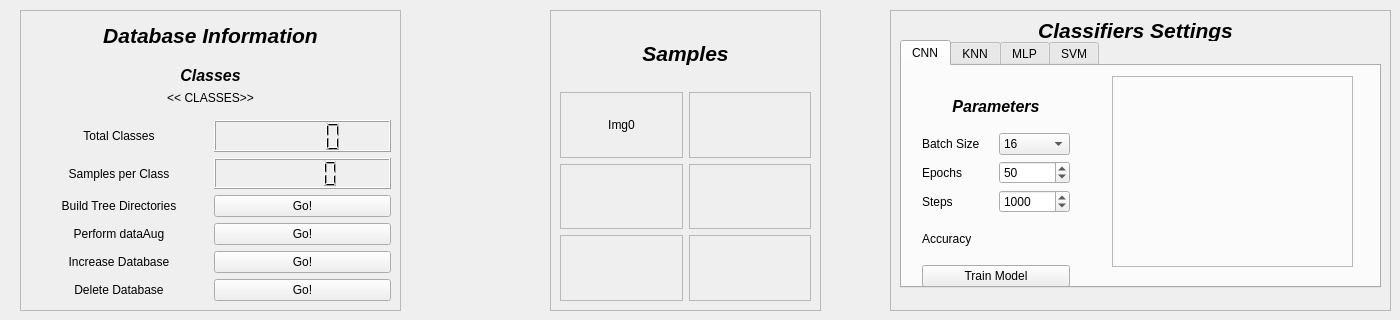
      <widget class="QWidget" name="tab_vision">
       <attribute name="title">
        <string>Vision</string>
       </attribute>
       <widget class="QFrame" name="frame_4">
        <property name="geometry">
         <rect>
          <x>20</x>
          <y>10</y>
          <width>381</width>
          <height>301</height>
         </rect>
        </property>
        <property name="frameShape">
         <enum>QFrame::StyledPanel</enum>
        </property>
        <property name="frameShadow">
         <enum>QFrame::Raised</enum>
        </property>
        <layout class="QGridLayout" name="gridLayout">
         <item row="3" column="1">
          <widget class="QLCDNumber" name="spc_cd"/>
         </item>
         <item row="5" column="0">
          <widget class="QLabel" name="label_16">
           <property name="text">
            <string>Perform dataAug</string>
           </property>
           <property name="alignment">
            <set>Qt::AlignCenter</set>
           </property>
          </widget>
         </item>
         <item row="3" column="0">
          <widget class="QLabel" name="label_19">
           <property name="text">
            <string>Samples per Class</string>
           </property>
           <property name="alignment">
            <set>Qt::AlignCenter</set>
           </property>
          </widget>
         </item>
         <item row="2" column="0">
          <widget class="QLabel" name="label_15">
           <property name="text">
            <string>Total Classes</string>
           </property>
           <property name="alignment">
            <set>Qt::AlignCenter</set>
           </property>
          </widget>
         </item>
         <item row="0" column="0" colspan="2">
          <widget class="QLabel" name="label_3">
           <property name="font">
            <font>
             <pointsize>16</pointsize>
             <weight>75</weight>
             <italic>true</italic>
             <bold>true</bold>
            </font>
           </property>
           <property name="text">
            <string>Database Information</string>
           </property>
           <property name="alignment">
            <set>Qt::AlignCenter</set>
           </property>
          </widget>
         </item>
         <item row="2" column="1">
          <widget class="QLCDNumber" name="total_classes">
           <property name="layoutDirection">
            <enum>Qt::RightToLeft</enum>
           </property>
          </widget>
         </item>
         <item row="9" column="1">
          <widget class="QPushButton" name="deleteDbButton">
           <property name="text">
            <string>Go!</string>
           </property>
          </widget>
         </item>
         <item row="5" column="1">
          <widget class="QPushButton" name="buildTreeButton">
           <property name="text">
            <string>Go!</string>
           </property>
          </widget>
         </item>
         <item row="4" column="0">
          <widget class="QLabel" name="label_14">
           <property name="text">
            <string>Build Tree Directories</string>
           </property>
           <property name="alignment">
            <set>Qt::AlignCenter</set>
           </property>
          </widget>
         </item>
         <item row="4" column="1">
          <widget class="QPushButton" name="augButton">
           <property name="text">
            <string>Go!</string>
           </property>
          </widget>
         </item>
         <item row="9" column="0">
          <widget class="QLabel" name="label_18">
           <property name="text">
            <string>Delete Database</string>
           </property>
           <property name="alignment">
            <set>Qt::AlignCenter</set>
           </property>
          </widget>
         </item>
         <item row="8" column="1">
          <widget class="QPushButton" name="increaseDbButton">
           <property name="text">
            <string>Go!</string>
           </property>
          </widget>
         </item>
         <item row="8" column="0">
          <widget class="QLabel" name="label_17">
           <property name="text">
            <string>Increase Database</string>
           </property>
           <property name="alignment">
            <set>Qt::AlignCenter</set>
           </property>
          </widget>
         </item>
         <item row="1" column="0" colspan="2">
          <widget class="QWidget" name="widget_2" native="true">
           <layout class="QFormLayout" name="formLayout">
            <item row="1" column="0" colspan="2">
             <widget class="QLabel" name="classes_label">
              <property name="text">
               <string>&lt;&lt; CLASSES&gt;&gt;</string>
              </property>
              <property name="alignment">
               <set>Qt::AlignCenter</set>
              </property>
             </widget>
            </item>
            <item row="0" column="0" colspan="2">
             <widget class="QLabel" name="label_13">
              <property name="font">
               <font>
                <pointsize>12</pointsize>
                <weight>75</weight>
                <italic>true</italic>
                <bold>true</bold>
               </font>
              </property>
              <property name="text">
               <string>Classes</string>
              </property>
              <property name="alignment">
               <set>Qt::AlignCenter</set>
              </property>
             </widget>
            </item>
           </layout>
          </widget>
         </item>
        </layout>
       </widget>
       <widget class="QFrame" name="frame_2">
        <property name="geometry">
         <rect>
          <x>890</x>
          <y>10</y>
          <width>501</width>
          <height>301</height>
         </rect>
        </property>
        <property name="frameShape">
         <enum>QFrame::StyledPanel</enum>
        </property>
        <property name="frameShadow">
         <enum>QFrame::Raised</enum>
        </property>
        <widget class="QTabWidget" name="tabWidget_classifiers">
         <property name="geometry">
          <rect>
           <x>10</x>
           <y>30</y>
           <width>481</width>
           <height>248</height>
          </rect>
         </property>
         <property name="currentIndex">
          <number>0</number>
         </property>
         <widget class="QWidget" name="tab">
          <attribute name="title">
           <string>CNN</string>
          </attribute>
          <widget class="QWidget" name="widget_3" native="true">
           <property name="geometry">
            <rect>
             <x>20</x>
             <y>20</y>
             <width>148</width>
             <height>201</height>
            </rect>
           </property>
           <property name="minimumSize">
            <size>
             <width>148</width>
             <height>201</height>
            </size>
           </property>
           <layout class="QGridLayout" name="gridLayout_4">
            <item row="0" column="0" colspan="2">
             <widget class="QLabel" name="label_24">
              <property name="font">
               <font>
                <pointsize>12</pointsize>
                <weight>75</weight>
                <italic>true</italic>
                <bold>true</bold>
               </font>
              </property>
              <property name="text">
               <string>Parameters</string>
              </property>
              <property name="alignment">
               <set>Qt::AlignCenter</set>
              </property>
             </widget>
            </item>
            <item row="1" column="0">
             <widget class="QLabel" name="label_21">
              <property name="text">
               <string>Batch Size</string>
              </property>
             </widget>
            </item>
            <item row="1" column="1">
             <widget class="QComboBox" name="comboBox_2">
              <property name="currentIndex">
               <number>4</number>
              </property>
              <item>
               <property name="text">
                <string>1</string>
               </property>
              </item>
              <item>
               <property name="text">
                <string>2</string>
               </property>
              </item>
              <item>
               <property name="text">
                <string>4</string>
               </property>
              </item>
              <item>
               <property name="text">
                <string>8</string>
               </property>
              </item>
              <item>
               <property name="text">
                <string>16</string>
               </property>
              </item>
              <item>
               <property name="text">
                <string>32</string>
               </property>
              </item>
              <item>
               <property name="text">
                <string>64</string>
               </property>
              </item>
             </widget>
            </item>
            <item row="2" column="0">
             <widget class="QLabel" name="label_22">
              <property name="text">
               <string>Epochs</string>
              </property>
             </widget>
            </item>
            <item row="2" column="1">
             <widget class="QSpinBox" name="epoch_Box">
              <property name="maximum">
               <number>1000</number>
              </property>
              <property name="value">
               <number>50</number>
              </property>
             </widget>
            </item>
            <item row="3" column="0">
             <widget class="QLabel" name="label_23">
              <property name="text">
               <string>Steps</string>
              </property>
             </widget>
            </item>
            <item row="3" column="1">
             <widget class="QSpinBox" name="steps_Box">
              <property name="minimum">
               <number>1</number>
              </property>
              <property name="maximum">
               <number>90000</number>
              </property>
              <property name="singleStep">
               <number>100</number>
              </property>
              <property name="value">
               <number>1000</number>
              </property>
             </widget>
            </item>
            <item row="4" column="0">
             <widget class="QLabel" name="label_25">
              <property name="text">
               <string>Accuracy</string>
              </property>
             </widget>
            </item>
            <item row="4" column="1">
             <widget class="QLabel" name="cnn_accuracy_label">
              <property name="text">
               <string/>
              </property>
             </widget>
            </item>
            <item row="5" column="0" colspan="2">
             <widget class="QPushButton" name="train_cnn_Button">
              <property name="text">
               <string>Train Model</string>
              </property>
             </widget>
            </item>
           </layout>
          </widget>
          <widget class="QFrame" name="frame_7">
           <property name="geometry">
            <rect>
             <x>210</x>
             <y>10</y>
             <width>241</width>
             <height>191</height>
            </rect>
           </property>
           <property name="frameShape">
            <enum>QFrame::StyledPanel</enum>
           </property>
           <property name="frameShadow">
            <enum>QFrame::Raised</enum>
           </property>
          </widget>
         </widget>
         <widget class="QWidget" name="tab_2">
          <attribute name="title">
           <string>KNN</string>
          </attribute>
         </widget>
         <widget class="QWidget" name="tab_3">
          <attribute name="title">
           <string>MLP</string>
          </attribute>
         </widget>
         <widget class="QWidget" name="tab_4">
          <attribute name="title">
           <string>SVM</string>
          </attribute>
         </widget>
        </widget>
        <widget class="QLabel" name="label_8">
         <property name="geometry">
          <rect>
           <x>10</x>
           <y>10</y>
           <width>471</width>
           <height>21</height>
          </rect>
         </property>
         <property name="font">
          <font>
           <pointsize>16</pointsize>
           <weight>75</weight>
           <italic>true</italic>
           <bold>true</bold>
          </font>
         </property>
         <property name="text">
          <string>Classifiers Settings</string>
         </property>
         <property name="alignment">
          <set>Qt::AlignCenter</set>
         </property>
        </widget>
       </widget>
       <widget class="QFrame" name="frame_5">
        <property name="geometry">
         <rect>
          <x>550</x>
          <y>10</y>
          <width>271</width>
          <height>301</height>
         </rect>
        </property>
        <property name="frameShape">
         <enum>QFrame::StyledPanel</enum>
        </property>
        <property name="frameShadow">
         <enum>QFrame::Raised</enum>
        </property>
        <layout class="QGridLayout" name="gridLayout_5">
         <item row="2" column="1">
          <widget class="QFrame" name="pic_4">
           <property name="frameShape">
            <enum>QFrame::StyledPanel</enum>
           </property>
           <property name="frameShadow">
            <enum>QFrame::Raised</enum>
           </property>
          </widget>
         </item>
         <item row="2" column="0">
          <widget class="QFrame" name="pic_3">
           <property name="frameShape">
            <enum>QFrame::StyledPanel</enum>
           </property>
           <property name="frameShadow">
            <enum>QFrame::Raised</enum>
           </property>
          </widget>
         </item>
         <item row="1" column="1">
          <widget class="QFrame" name="pic_2">
           <property name="frameShape">
            <enum>QFrame::StyledPanel</enum>
           </property>
           <property name="frameShadow">
            <enum>QFrame::Raised</enum>
           </property>
          </widget>
         </item>
         <item row="1" column="0">
          <widget class="QFrame" name="pic_1">
           <property name="frameShape">
            <enum>QFrame::StyledPanel</enum>
           </property>
           <property name="frameShadow">
            <enum>QFrame::Raised</enum>
           </property>
           <layout class="QGridLayout" name="gridLayout_6">
            <item row="0" column="0">
             <widget class="QLabel" name="label_26">
              <property name="text">
               <string>Img0</string>
              </property>
              <property name="alignment">
               <set>Qt::AlignCenter</set>
              </property>
             </widget>
            </item>
           </layout>
          </widget>
         </item>
         <item row="3" column="1">
          <widget class="QFrame" name="pic_6">
           <property name="frameShape">
            <enum>QFrame::StyledPanel</enum>
           </property>
           <property name="frameShadow">
            <enum>QFrame::Raised</enum>
           </property>
          </widget>
         </item>
         <item row="3" column="0">
          <widget class="QFrame" name="pic_5">
           <property name="frameShape">
            <enum>QFrame::StyledPanel</enum>
           </property>
           <property name="frameShadow">
            <enum>QFrame::Raised</enum>
           </property>
          </widget>
         </item>
         <item row="0" column="0" colspan="2">
          <widget class="QLabel" name="label_20">
           <property name="font">
            <font>
             <pointsize>16</pointsize>
             <weight>75</weight>
             <italic>true</italic>
             <bold>true</bold>
            </font>
           </property>
           <property name="text">
            <string>Samples</string>
           </property>
           <property name="alignment">
            <set>Qt::AlignCenter</set>
           </property>
          </widget>
         </item>
        </layout>
       </widget>
      </widget>
